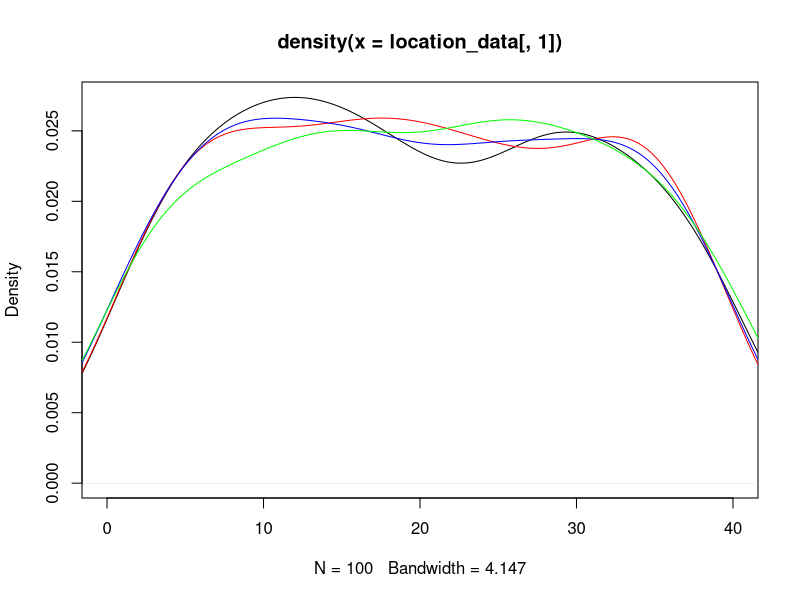
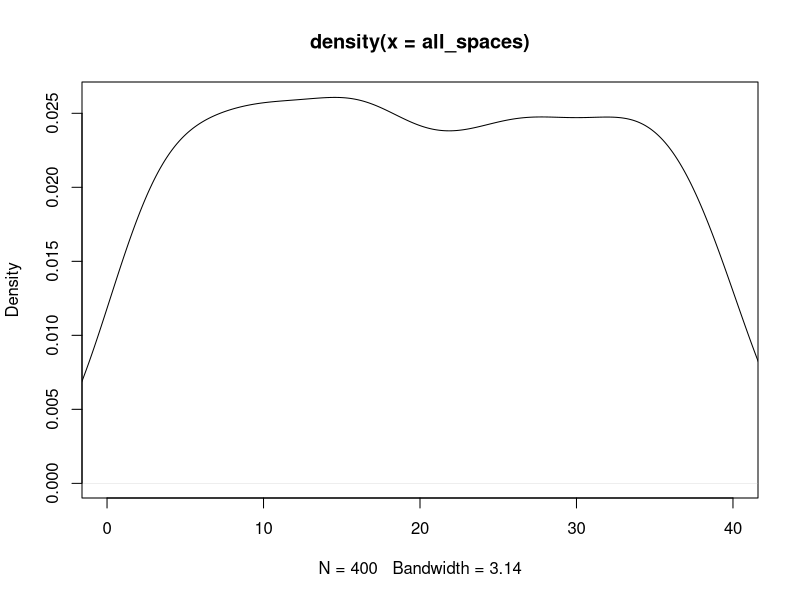

Source code (R) for these figures, in order: (Note: this script raises an error after producing the figures.)
## ---- chunk 1
knitr::opts_chunk$set(echo = TRUE)
## ---- chunk 2
library(dplyr)
library(ggplot2)
library(tidyverse)
## ---- chunk 3
monopolyBoard <- read.csv("MonopolyBoard.csv", header = T)
monopolyBoard
## ---- chunk 4
# Using dice rolls to determine where a player will land on the board
#input: "location", where the player is on the board
#output: the players new location on the board after the have rolled

#note that this is only accounting for standard dice rolls, no special rules yet...

lets_move = function(location) {
  dice_roll_1 <- sample(1:6, 1, replace = TRUE) #A random roll of a six-sided die
  dice_roll_2 <- sample(1:6, 1, replace = TRUE) #A random roll of a six-sided die
  
  roll_total <- sum(dice_roll_1, dice_roll_2) #The sum of the two rolls
  
  location = location + roll_total #Updating the player's location based on their rolls from the current turn
  
  if(location <= 40) { #if statement checking the players location
    location = location
  } else { #if the sum of the player's previous location and their rolls is greater than 40, this moves the player past GO and the start moving from space 1
    location = location - 40
  }
  
  print(location)
  
}

lets_move(20)
## ---- chunk 5
who_goes_first2 <- function(num_players){
  initial_rolls <- c()
  for (i in 1:num_players) {
    player_i_roll <- sum(sample(1:6, 2, replace=TRUE))
    initial_rolls <- c(initial_rolls, player_i_roll) # vector of every player's roll
#    print(paste("Player", i, "rolled", player_i_roll))
  }
  cat("\n")
  if(sum(initial_rolls == max(initial_rolls)) >= 2){
    while (sum(initial_rolls == max(initial_rolls)) >= 2) { # if players tied for highest number
      tied_players <- which(initial_rolls==max(initial_rolls)) # identify which players tied
#      print("It's a tie! Roll again")
#      cat("\n")
      tie_breaker_rolls <- c()
      for (i in tied_players) { # tied players roll again
       player_i_roll2 <- sum(sample(1:6, 2, replace=TRUE))
       tie_breaker_rolls <- c(tie_breaker_rolls, player_i_roll2)
#       print(paste("Player", i, "rolled", player_i_roll2))
      }
      initial_rolls <- tie_breaker_rolls
      highest_roll <- max(tie_breaker_rolls)
      highest_player2 <- tied_players[which(tie_breaker_rolls == highest_roll)]
    }
#    cat("\n")
#    print(paste("Player", highest_player2, "goes first!"))
  }
  else {
    highest_player <- which.max(initial_rolls) # who rolled the highest number
#    print(paste("Player", highest_player, "goes first!"))
#    return(highest_player)
  
    
  # creating player order
  player_order <- length(num_players)
  player_order[1] <- as.integer(highest_player)

 for (j in 2:num_players) {
    
  player_order[j] <- as.integer(player_order[j-1] + 1)
  if (player_order[j] > num_players) {
    player_order[j] <- 1
  }
 }
  print(player_order)
  }
  
  playerlist <- (list(highest_player, player_order))
  return(playerlist)
}
## ---- chunk 6
#A function to play Monopoly!
#Utilizes lets_move to move the players around the board
#input: "turns"; the amount of turns each player will take (i.e. the number of rounds in the game), "players"; a numeric value 1-4 representing the number of players in the game
#output: a dataframe showing each players' location after each of their turns; a density plot showing each players' location data throughout the game; a density plot showing the overall location data throughout the game

lets_play = function(turns, players) {
  
  location_data <- as.data.frame(matrix(nrow = turns, ncol = players)) # dataframe will keep data for locations of players for each turn
  
  # puts players in order
  colnames(location_data) <- who_goes_first2(players)[[2]]
  
  location = 1 #initializes the player at space 1 (i.e. GO!)
  location_data[1,] <- location

  for (i in 2:turns) { # iterates through number of turns
    for (j in 1:players) { # rotates through each player
      location = lets_move(location_data[i-1,j])[[1]] # takes location from lets_move2 function and assigns it to location
      location_data[i,j] <- as.integer(location) # puts location value into the dataframe of locations for each player
    }
  }
print(location_data) 

  
colors <- c("red", "blue", "green")

  # creates density plot of frequency of landing on each space for each player
  plot(density(location_data[,1]), xlim = c(0,40), col = "black")
  
  for (k in 2:players) {
    lines(density(location_data[,k]), col = colors[k-1]) # adds a density line for each player after the first
  }
  
  # creates density plot for total frequency landing on each space (all players spaces included)
  all_spaces <- as.vector(as.matrix(location_data))
  plot(density(all_spaces), xlim = c(0,40), col = "black")
}

lets_play(100, 4)

## ---- chunk 7
#Double Down -- addition of jail and double rolls

#Incorporating double rolls and sending players to jail when the players are rolling and moving
#input: "location"; a numeric value 1 to 40; where the player in on the board
#output: the players new location on the board

lets_move2 = function(location) {
  dice_roll_1 <- sample(1:6, 1, replace = TRUE) #a standard, six-sided dice roll
  dice_roll_2 <- sample(1:6, 1, replace = TRUE) #a standard, six-sided dice roll
  
  roll_total <- sum(dice_roll_1, dice_roll_2) #the sum of the two dice rolls
  roll_double <- dice_roll_1 == dice_roll_2 #checking if the player rolled a double
  
    location = location + roll_total # updates location to be previous location + roll total
    double3 = "false" # double3 is assigned "true" if the player double rolls 3x (as seen in if statement below), otherwise it is assigned "false" 
    
  # first double roll -> roll again
  if (roll_double == TRUE) { #checks if the player rolled a double with their first two rolls. if "TRUE", the player rolls again
    dice_roll_3 <- sample(1:6, 1, replace = TRUE) #the player's third dice roll
    dice_roll_4 <- sample(1:6, 1, replace = TRUE) #the player's fourth dice roll
    
    roll_total2 <- sum(dice_roll_3, dice_roll_4) #the sum of the player's third and fourth rolls
    roll_double2 <- dice_roll_3 == dice_roll_4 #checks to see if the player rolled a double again
    
    location = location + roll_total2 #the player's new location
    double3 = "false"
    
    # if player is at a location past 40, subtract 40 so they go back to the GO space at location "41"
    # this is included in each if statement below so that it applies if player has to roll again
    if (location <= 40) { #checks to make sure that the player's location isn't over 40 (i.e not on the board)
      location = location
    } else { #If greater than 40, it subtracts 40 from location to allow player to continue to move on the board
      location = location - 40
    }
     
      # second double roll -> roll again
      if (roll_double2 == TRUE) { #if the player has rolled two doubles, they roll again
        dice_roll_5 <- sample(1:6, 1, replace = TRUE) #the player's fifth roll
        dice_roll_6 <- sample(1:6, 1, replace = TRUE) #the player's sixth roll
    
        roll_total3 <- sum(dice_roll_5, dice_roll_6) #the sum of the fifth and sixth roll
        roll_double3 <- dice_roll_5 == dice_roll_6 #checking to see if the player rolled a third double
    
        location = location + roll_total3 #the players new location
        double3 = "false"
        
        if (location <= 40) { #checks the player's location again
          location = location
        } else {
          location = location - 40
        }
        
        # third double roll -> go to jail
          if (roll_double3 == TRUE) { #checks if the player rolled three doubles in a row, if TRUE, the players goes to jail (space 11)
            location = monopolyBoard$spaces[monopolyBoard$name == "Jail"]
            double3 = "true"
          }
      }
  }  
    
  if (location <= 40) { #checks the players location on the board
    location = location
  } else {
    location = location - 40
  }
  
  listdata <- (list(location, double3)) # creates list for outputs "location" and "double3"
  # if you need to access location from this function, use lets_move2(location_data[i-1,j])[[1]]
  # if you need to access double3, use lets_move2(double3)[[2]]
  return(listdata)
  
}
## ---- chunk 8
#A function to move players around the board while incorporating double rolls and going to jail
#input: "turns"; the amount of turns each player takes (i.e. how many rounds the game is), "players"; a numeric value 1-4 representing the number of players in the game
#output: a dataframe showing each players' location after each of their turns; a density plot showing each players' location data throughout the game; a density plot showing the overall location data throughout the game

lets_play2 = function(turns, players) {
  
  
  location_data <- as.data.frame(matrix(nrow = turns, ncol = players)) # dataframe will keep data for locations of players for each turn
  double3data <- as.data.frame(matrix(nrow = turns, ncol = players)) # dataframe will say "true" if player double rolled 3x (which lands them in jail) and "false" if they didn't double roll 3x
  
    # puts players in order
    colnames(location_data) <- who_goes_first2(players)[[2]]
  
    location = 1 # each player starts at location 1
    location_data[1,] <- location
    double3 = 0 # initializing "double3" which will be later assigned a "true" or "false" based on if player double rolled 3x
  
    for (i in 2:turns) { # iterates through number of turns
      
        for (j in 1:players) { # rotates through each player
          
        location = lets_move2(location_data[i-1,j])[[1]] # takes location from lets_move2 function and assigns it to location
        location_data[i,j] <- as.integer(location) # puts location value into the dataframe of locations for each player
        double3data[i,j] <- lets_move2(double3)[[2]] # takes "true" or "false" value from double3 and adds it to double3data dataframe
        
      # deals with landing in jail from "go to jail" space and staying there for next 3 turns
      if (31 %in% location_data[i-1,j]) { # if you landed on 31 in the last turn (i-1 turn), you go to jail (space 11) for the ith turn
        location <- 11
        location_data[i,j] <- as.integer(location) # new location is 11
      } else if (11 %in% location_data[i-1,j] & 31 %in% location_data[i-2,j]) { # if you were on space 11 last turn AND you were on space 31 2 turns ago, you stay in jail (space 11) for turn i
        location <- 11
        location_data[i,j] <- as.integer(location)
      } else if (11 %in% location_data[i-2,j] & 31 %in% location_data[i-3,j]) {
        location <- 11
        location_data[i,j] <- as.integer(location)
      }
        
      # landing in jail from 3x double roll and staying there for next 3 turns
      if (11 %in% location_data[i,j] & "true" %in% double3data[i-1,j]) { # if player's location is 11 (jail) and double3data is"true" (player double rolled 3x), player stays in jail. all 3 if/else if statements keep player in jail for the next 3 turns
        location <- 11
        location_data[i,j] <- as.integer(location)
      } else if (11 %in% location_data[i-1,j] & "true" %in% double3data[i-2,j]) { # 
        location <- 11
        location_data[i,j] <- as.integer(location)
      } else if (11 %in% location_data[i-2,j] & "true" %in% double3data[i-3,j]) {
        location <- 11
        location_data[i,j] <- as.integer(location)
      }
        
    }
  }
  print(location_data)
  print(double3)
  
  # creates density plot of frequency of landing on each space for each player
  plot(density(location_data[,1]), xlim = c(0,40), col = "black")
  
  colors <- c("red", "blue", "green")
  
  for (k in 2:players) {
    lines(density(location_data[,k]), col = colors[k-1]) # adds a density line for each player after the first
  }
  
  # creates density plot for total frequency landing on each space (all players spaces included)
  all_spaces <- as.vector(as.matrix(location_data))
  plot(density(all_spaces), xlim = c(0,40), col = "black")
  
}
 
lets_play2(100, 4)
## ---- chunk 9

Card_Numbers <- c(1, 2, 3, 4, 5, 6, 7, 8, 9, 10, 11, 12, 13, 14, 15, 16) # the card numbers

Chance_Cards <- c("Advance to Boardwalk", "Advance to Go (Collect $200)", "Advance to Illinois Avenue. If you pass Go, collect $200", "Advance to St. Charles Place. If you pass Go, collect $200", "Advance to the nearest Railroad. If unowned, you may buy it from the Bank. If owned, pay owner twice the rental to which they are otherwise entitled", "Advance to the nearest Railroad. If unowned, you may buy it from the Bank. If owned, pay owner twice the rental to which they are otherwise entitled", "Advance token to nearest Utility. If unowned, you may buy it from the Bank. If owned, throw dice and pay owner a total ten times amount thrown", "Bank pays you dividend of $50", "Get Out of Jail Free", "Go Back 3 Spaces", "Go to Jail. Go directly to Jail, do not pass Go, do not collect $200", "Make general repairs on all your property. For each house pay $25. For each hotel pay $100", "Speeding fine $15", "Take a trip to Reading Railroad. If you pass Go, collect $200", "You have been elected Chairman of the Board. Pay each player $50", "Your building loan matures. Collect $150") # the card information

Chance <- data.frame(Chance_Cards, Card_Numbers) #a dataframe associating each chance card with a number



Community_Chest_Cards <- c("Advance to Go (Collect $200)", "Bank error in your favor. Collect $200", "Doctor’s fee. Pay $50", "From sale of stock you get $50", "Get Out of Jail Free", "Go to Jail. Go directly to jail, do not pass Go, do not collect $200", "Holiday fund matures. Receive $100", "Income tax refund. Collect $20", "It is your birthday. Collect $10 from every player", "Life insurance matures. Collect $100", "Pay hospital fees of $100", "Pay school fees of $50", "Receive $25 consultancy fee", "You are assessed for street repair. $40 per house. $115 per hotel", "You have won second prize in a beauty contest. Collect $10", "You inherit $100") # the card information

Community_Chest <- data.frame(Community_Chest_Cards, Card_Numbers) #a dataframe associating each community chest card with a number
## ---- chunk 10
#A function that randomly selects a numeric value 1:16 representing a Chance card and updates the player's location based on the card information
#input: "location"; a numeric value 1:40 representing the player's location on the board
#output: the player's new location on the board

Drawing_Chance = function(location) {
  location = location #the player's current location
  draw_card <- sample(1:16, 1, replace = TRUE) #randomly selecting a card from 1:16
  player_card <- Chance$Chance_Cards[draw_card] #finding the card in the Chance deck
  print(player_card)

#The following if statements update the player's location based on the card that was drawn (if applicable)  
      if(draw_card == 1) {
        location = 1
      }
      
      if(draw_card == 2) {
        location = 1
      }
      
      if(draw_card == 3) {
        location = 25
      }
  
      if(draw_card == 4){
        location = 12
      }
    
      if(draw_card == 5){ #takes into account which space the player is nearest to to determine updated location
        if(location >= 37 && location <= 5){
              location = 6
            } else {
              if (location >= 6 && location <= 15){
                location = 16
              } else {
                if(location >= 16 && location <= 25){
                  location = 26
                } else {
                  location = 36
                }
              }
            }
    }
  
    if(draw_card == 6){ #takes into account which space the player is nearest to to determine updated location
        if(location >= 37 && location <= 5){
              location = 6
            } else {
              if (location >= 6 && location <= 15){
                location = 16
              } else {
                if(location >= 16 && location <= 25){
                  location = 26
                } else {
                  location = 36
                }
              }
            }
    }
  
    if(draw_card == 7){ #takes into account which space the player is nearest to to determine updated location
        if(location >= 29 && location <= 12){
              location = 13
            } else {
              location = 29
    }
  }
  
    if(draw_card == 11) {
      location = 11
    }
  
    if(draw_card == 14) {
      location = 6
    }
  
    if(draw_card == 10) {
      location = location - 3
    }
  
    location = location
    return(location)
}


#A function that randomly selects a numeric value 1:16 representing a Community Chest card and updates the player's location based on the card information
#input: "location"; a numeric value 1:40 representing the player's location on the board
#output: the player's new location on the board

Drawing_Community_Chest = function(location) {
  location = location #the player's current location
  draw_card_chest <- sample(1:16, 1, replace = TRUE) #randomly selecting a card from 1:16
  player_card_chest <- Community_Chest$Community_Chest_Cards[draw_card_chest] #finding the card in the Community Chest deck
  print(player_card_chest)

#The following if statements update the player's location based on the card that was drawn (if applicable) 
  if (draw_card_chest == 1) {
    location = 1
  } else {
    if (draw_card_chest == 6) {
    location = 11
    } else {
      location = location
    }
  
  }
  
  location = location 
  return(location)
}
## ---- chunk 11
#A function that expands on lets_move2 to add the actions of Community Chest and Chance spaces and their respective cards
#input: "location"; a numeric value 1 to 40; where the player in on the board
#output: the players new location on the board

lets_move3 = function(location) {
  dice_roll_1 <- sample(1:6, 1, replace = TRUE) 
  dice_roll_2 <- sample(1:6, 1, replace = TRUE) 
  
  roll_total <- sum(dice_roll_1, dice_roll_2)
  roll_double <- dice_roll_1 == dice_roll_2
  
    location = location + roll_total
    double3 = "false"


  if (location <= 40) {
      location = location
  } else {
      location = location - 40
  }
   
  
  if(location == 8 || location == 23 || location == 27) { #check's if the player's location is a Chance space
    location = Drawing_Chance(location) #if TRUE, the player draws a Chance card using the Drawing_Chance function which updates their location
  }
  
  if(location == 3 || location == 18 || location == 34) { #check's if the player's location is a Community Chest space
    location = Drawing_Community_Chest(location) #if TRUE, the player draws a Community Chest card using the Drawing_Community_Chest which updates their location
  }
    
  # first double roll -> roll again
  if (roll_double == TRUE) {
    dice_roll_3 <- sample(1:6, 1, replace = TRUE)
    dice_roll_4 <- sample(1:6, 1, replace = TRUE)
    
    roll_total2 <- sum(dice_roll_3, dice_roll_4)
    roll_double2 <- dice_roll_3 == dice_roll_4
    
    location = location + roll_total2
    double3 = "false"
    
    if (location <= 40) {
      location = location
    } else {
      location = location - 40
    }
    
    
    if(location == 8 || location == 23 || location == 27) { #check's if the player's location is a Chance space
    location = Drawing_Chance(location) #if TRUE, the player draws a Chance card using the Drawing_Chance function which updates their location
    }
  
  if(location == 3 || location == 18 || location == 34) { #check's if the player's location is a Community Chest space
    location = Drawing_Community_Chest(location) #if TRUE, the player draws a Community Chest card using the Drawing_Community_Chest which updates their location
    }
     
      # second double roll -> roll again
      if (roll_double2 == TRUE) {
        dice_roll_5 <- sample(1:6, 1, replace = TRUE)
        dice_roll_6 <- sample(1:6, 1, replace = TRUE)
    
        roll_total3 <- sum(dice_roll_5, dice_roll_6)
        roll_double3 <- dice_roll_5 == dice_roll_6
    
        location = location + roll_total3
        double3 = "false"
        
        if (location <= 40) {
          location = location
        } else {
          location = location - 40
        }
        
        if(location == 8 || location == 23 || location == 27) { #check's if the player's location is a Chance space
          location = Drawing_Chance(location) #if TRUE, the player draws a Chance card using the Drawing_Chance function which updates their location
        }
  
        if(location == 3 || location == 18 || location == 34) { #check's if the player's location is a Community Chest space
          location = Drawing_Community_Chest(location) #if TRUE, the player draws a Community Chest card using the Drawing_Community_Chest which updates their location
         
        }
        
        # third double roll -> go to jail
          if (roll_double3 == TRUE) {
            location = monopolyBoard$spaces[monopolyBoard$name == "Jail"]
            double3 = "true"

          }
      }
  }  
   
  location = location 

  listdata <- (list(location, double3))
  return(listdata)
  
}
